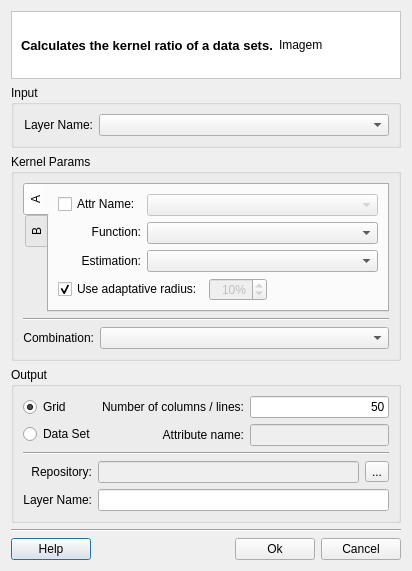
<?xml version="1.0" encoding="UTF-8"?>
<ui version="4.0">
 <class>KernelRatioDialogForm</class>
 <widget class="QDialog" name="KernelRatioDialogForm">
  <property name="geometry">
   <rect>
    <x>0</x>
    <y>0</y>
    <width>428</width>
    <height>555</height>
   </rect>
  </property>
  <property name="windowTitle">
   <string>Kernel Ratio</string>
  </property>
  <layout class="QGridLayout" name="gridLayout_31">
   <property name="sizeConstraint">
    <enum>QLayout::SetFixedSize</enum>
   </property>
   <item row="0" column="0">
    <layout class="QGridLayout" name="gridLayout_30">
     <item row="0" column="0">
      <widget class="QFrame" name="frame">
       <property name="styleSheet">
        <string notr="true">QWidget { background: white }</string>
       </property>
       <property name="frameShape">
        <enum>QFrame::StyledPanel</enum>
       </property>
       <property name="frameShadow">
        <enum>QFrame::Sunken</enum>
       </property>
       <layout class="QGridLayout" name="gridLayout_2">
        <item row="0" column="0">
         <widget class="QLabel" name="m_titleLabel">
          <property name="font">
           <font>
            <pointsize>10</pointsize>
            <weight>75</weight>
            <bold>true</bold>
           </font>
          </property>
          <property name="text">
           <string>Calculates the kernel ratio of a data sets.</string>
          </property>
         </widget>
        </item>
        <item row="0" column="1">
         <widget class="QLabel" name="m_imgLabel">
          <property name="minimumSize">
           <size>
            <width>112</width>
            <height>48</height>
           </size>
          </property>
          <property name="maximumSize">
           <size>
            <width>48</width>
            <height>48</height>
           </size>
          </property>
          <property name="text">
           <string>Imagem</string>
          </property>
         </widget>
        </item>
       </layout>
      </widget>
     </item>
     <item row="1" column="0">
      <widget class="QGroupBox" name="groupBox">
       <property name="title">
        <string>Input</string>
       </property>
       <property name="flat">
        <bool>true</bool>
       </property>
       <layout class="QGridLayout" name="gridLayout_29">
        <item row="0" column="0">
         <layout class="QGridLayout" name="gridLayout">
          <item row="0" column="0">
           <widget class="QLabel" name="label">
            <property name="minimumSize">
             <size>
              <width>70</width>
              <height>0</height>
             </size>
            </property>
            <property name="text">
             <string>Layer Name:</string>
            </property>
            <property name="alignment">
             <set>Qt::AlignRight|Qt::AlignTrailing|Qt::AlignVCenter</set>
            </property>
           </widget>
          </item>
          <item row="0" column="1">
           <widget class="QComboBox" name="m_inputLayerComboBox">
            <property name="sizePolicy">
             <sizepolicy hsizetype="MinimumExpanding" vsizetype="Fixed">
              <horstretch>0</horstretch>
              <verstretch>0</verstretch>
             </sizepolicy>
            </property>
           </widget>
          </item>
         </layout>
        </item>
       </layout>
      </widget>
     </item>
     <item row="2" column="0">
      <widget class="QGroupBox" name="groupBox_4">
       <property name="title">
        <string>Kernel Params</string>
       </property>
       <property name="flat">
        <bool>true</bool>
       </property>
       <layout class="QGridLayout" name="gridLayout_5">
        <item row="0" column="0">
         <layout class="QGridLayout" name="gridLayout_4">
          <item row="0" column="0">
           <widget class="QTabWidget" name="tabWidget">
            <property name="tabPosition">
             <enum>QTabWidget::West</enum>
            </property>
            <property name="currentIndex">
             <number>0</number>
            </property>
            <widget class="QWidget" name="tab">
             <attribute name="title">
              <string>A</string>
             </attribute>
             <layout class="QGridLayout" name="gridLayout_14">
              <item row="0" column="0">
               <layout class="QGridLayout" name="gridLayout_13">
                <item row="0" column="0">
                 <layout class="QGridLayout" name="gridLayout_12">
                  <item row="0" column="0">
                   <layout class="QGridLayout" name="gridLayout_10">
                    <item row="0" column="0">
                     <widget class="QCheckBox" name="m_useAttrLayerCheckBoxA">
                      <property name="text">
                       <string>Attr Name:</string>
                      </property>
                     </widget>
                    </item>
                    <item row="1" column="0">
                     <widget class="QLabel" name="label_2">
                      <property name="text">
                       <string>Function:</string>
                      </property>
                      <property name="alignment">
                       <set>Qt::AlignRight|Qt::AlignTrailing|Qt::AlignVCenter</set>
                      </property>
                     </widget>
                    </item>
                    <item row="2" column="0">
                     <widget class="QLabel" name="label_3">
                      <property name="text">
                       <string>Estimation:</string>
                      </property>
                      <property name="alignment">
                       <set>Qt::AlignRight|Qt::AlignTrailing|Qt::AlignVCenter</set>
                      </property>
                     </widget>
                    </item>
                   </layout>
                  </item>
                  <item row="0" column="1">
                   <layout class="QGridLayout" name="gridLayout_11">
                    <item row="0" column="0">
                     <widget class="QComboBox" name="m_attrLayerComboBoxA">
                      <property name="enabled">
                       <bool>false</bool>
                      </property>
                      <property name="sizePolicy">
                       <sizepolicy hsizetype="MinimumExpanding" vsizetype="Fixed">
                        <horstretch>0</horstretch>
                        <verstretch>0</verstretch>
                       </sizepolicy>
                      </property>
                     </widget>
                    </item>
                    <item row="1" column="0">
                     <widget class="QComboBox" name="m_functionComboBoxA">
                      <property name="sizePolicy">
                       <sizepolicy hsizetype="MinimumExpanding" vsizetype="Fixed">
                        <horstretch>0</horstretch>
                        <verstretch>0</verstretch>
                       </sizepolicy>
                      </property>
                     </widget>
                    </item>
                    <item row="2" column="0">
                     <widget class="QComboBox" name="m_estimationComboBoxA">
                      <property name="sizePolicy">
                       <sizepolicy hsizetype="MinimumExpanding" vsizetype="Fixed">
                        <horstretch>0</horstretch>
                        <verstretch>0</verstretch>
                       </sizepolicy>
                      </property>
                     </widget>
                    </item>
                   </layout>
                  </item>
                 </layout>
                </item>
                <item row="1" column="0">
                 <layout class="QGridLayout" name="gridLayout_6">
                  <item row="0" column="0">
                   <widget class="QCheckBox" name="m_useAdaptRadiusCheckBoxA">
                    <property name="text">
                     <string>Use adaptative radius:</string>
                    </property>
                    <property name="checked">
                     <bool>true</bool>
                    </property>
                   </widget>
                  </item>
                  <item row="0" column="1">
                   <widget class="QSpinBox" name="m_radiusSpinBoxA">
                    <property name="enabled">
                     <bool>false</bool>
                    </property>
                    <property name="maximumSize">
                     <size>
                      <width>100</width>
                      <height>16777215</height>
                     </size>
                    </property>
                    <property name="alignment">
                     <set>Qt::AlignRight|Qt::AlignTrailing|Qt::AlignVCenter</set>
                    </property>
                    <property name="suffix">
                     <string>%</string>
                    </property>
                    <property name="minimum">
                     <number>1</number>
                    </property>
                    <property name="maximum">
                     <number>100</number>
                    </property>
                    <property name="value">
                     <number>10</number>
                    </property>
                   </widget>
                  </item>
                  <item row="0" column="2">
                   <spacer name="horizontalSpacer_2">
                    <property name="orientation">
                     <enum>Qt::Horizontal</enum>
                    </property>
                    <property name="sizeHint" stdset="0">
                     <size>
                      <width>40</width>
                      <height>20</height>
                     </size>
                    </property>
                   </spacer>
                  </item>
                 </layout>
                </item>
               </layout>
              </item>
             </layout>
            </widget>
            <widget class="QWidget" name="tab_2">
             <attribute name="title">
              <string>B</string>
             </attribute>
             <layout class="QGridLayout" name="gridLayout_28">
              <item row="0" column="0">
               <layout class="QGridLayout" name="gridLayout_18">
                <item row="0" column="0">
                 <layout class="QGridLayout" name="gridLayout_24">
                  <item row="0" column="0">
                   <layout class="QGridLayout" name="gridLayout_25">
                    <item row="1" column="0">
                     <widget class="QLabel" name="label_9">
                      <property name="text">
                       <string>Function:</string>
                      </property>
                      <property name="alignment">
                       <set>Qt::AlignRight|Qt::AlignTrailing|Qt::AlignVCenter</set>
                      </property>
                     </widget>
                    </item>
                    <item row="2" column="0">
                     <widget class="QLabel" name="label_10">
                      <property name="text">
                       <string>Estimation:</string>
                      </property>
                      <property name="alignment">
                       <set>Qt::AlignRight|Qt::AlignTrailing|Qt::AlignVCenter</set>
                      </property>
                     </widget>
                    </item>
                    <item row="0" column="0">
                     <widget class="QCheckBox" name="m_useAttrLayerCheckBoxB">
                      <property name="layoutDirection">
                       <enum>Qt::LeftToRight</enum>
                      </property>
                      <property name="text">
                       <string>Attr Name:</string>
                      </property>
                     </widget>
                    </item>
                   </layout>
                  </item>
                  <item row="0" column="1">
                   <layout class="QGridLayout" name="gridLayout_26">
                    <item row="1" column="0">
                     <widget class="QComboBox" name="m_functionComboBoxB">
                      <property name="sizePolicy">
                       <sizepolicy hsizetype="MinimumExpanding" vsizetype="Fixed">
                        <horstretch>0</horstretch>
                        <verstretch>0</verstretch>
                       </sizepolicy>
                      </property>
                     </widget>
                    </item>
                    <item row="2" column="0">
                     <widget class="QComboBox" name="m_estimationComboBoxB">
                      <property name="sizePolicy">
                       <sizepolicy hsizetype="MinimumExpanding" vsizetype="Fixed">
                        <horstretch>0</horstretch>
                        <verstretch>0</verstretch>
                       </sizepolicy>
                      </property>
                     </widget>
                    </item>
                    <item row="0" column="0">
                     <widget class="QComboBox" name="m_attrLayerComboBoxB">
                      <property name="enabled">
                       <bool>false</bool>
                      </property>
                     </widget>
                    </item>
                   </layout>
                  </item>
                 </layout>
                </item>
                <item row="1" column="0">
                 <layout class="QGridLayout" name="gridLayout_27">
                  <item row="0" column="0">
                   <widget class="QCheckBox" name="m_useAdaptRadiusCheckBoxB">
                    <property name="text">
                     <string>Use adaptative radius:</string>
                    </property>
                    <property name="checked">
                     <bool>true</bool>
                    </property>
                   </widget>
                  </item>
                  <item row="0" column="1">
                   <widget class="QSpinBox" name="m_radiusSpinBoxB">
                    <property name="enabled">
                     <bool>false</bool>
                    </property>
                    <property name="maximumSize">
                     <size>
                      <width>100</width>
                      <height>16777215</height>
                     </size>
                    </property>
                    <property name="alignment">
                     <set>Qt::AlignRight|Qt::AlignTrailing|Qt::AlignVCenter</set>
                    </property>
                    <property name="suffix">
                     <string>%</string>
                    </property>
                    <property name="minimum">
                     <number>1</number>
                    </property>
                    <property name="maximum">
                     <number>100</number>
                    </property>
                    <property name="value">
                     <number>10</number>
                    </property>
                   </widget>
                  </item>
                  <item row="0" column="2">
                   <spacer name="horizontalSpacer_3">
                    <property name="orientation">
                     <enum>Qt::Horizontal</enum>
                    </property>
                    <property name="sizeHint" stdset="0">
                     <size>
                      <width>40</width>
                      <height>20</height>
                     </size>
                    </property>
                   </spacer>
                  </item>
                 </layout>
                </item>
               </layout>
              </item>
             </layout>
            </widget>
           </widget>
          </item>
          <item row="1" column="0">
           <widget class="Line" name="line_3">
            <property name="orientation">
             <enum>Qt::Horizontal</enum>
            </property>
           </widget>
          </item>
          <item row="2" column="0">
           <layout class="QGridLayout" name="gridLayout_3">
            <item row="0" column="1">
             <widget class="QComboBox" name="m_combinationComboBox">
              <property name="sizePolicy">
               <sizepolicy hsizetype="MinimumExpanding" vsizetype="Fixed">
                <horstretch>0</horstretch>
                <verstretch>0</verstretch>
               </sizepolicy>
              </property>
             </widget>
            </item>
            <item row="0" column="0">
             <widget class="QLabel" name="label_8">
              <property name="text">
               <string>Combination:</string>
              </property>
              <property name="alignment">
               <set>Qt::AlignRight|Qt::AlignTrailing|Qt::AlignVCenter</set>
              </property>
             </widget>
            </item>
           </layout>
          </item>
         </layout>
        </item>
       </layout>
      </widget>
     </item>
     <item row="3" column="0">
      <widget class="QGroupBox" name="groupBox_3">
       <property name="sizePolicy">
        <sizepolicy hsizetype="Preferred" vsizetype="Preferred">
         <horstretch>0</horstretch>
         <verstretch>0</verstretch>
        </sizepolicy>
       </property>
       <property name="title">
        <string>Output</string>
       </property>
       <property name="flat">
        <bool>true</bool>
       </property>
       <layout class="QGridLayout" name="gridLayout_23">
        <item row="0" column="0">
         <layout class="QGridLayout" name="gridLayout_22">
          <item row="0" column="0">
           <layout class="QGridLayout" name="gridLayout_19">
            <item row="0" column="0">
             <layout class="QGridLayout" name="gridLayout_15">
              <item row="0" column="0">
               <widget class="QRadioButton" name="m_gridRadioButton">
                <property name="text">
                 <string>Grid</string>
                </property>
                <property name="checked">
                 <bool>true</bool>
                </property>
               </widget>
              </item>
              <item row="1" column="0">
               <widget class="QRadioButton" name="m_attrRadioButton">
                <property name="text">
                 <string>Data Set</string>
                </property>
               </widget>
              </item>
             </layout>
            </item>
            <item row="0" column="1">
             <layout class="QGridLayout" name="gridLayout_17">
              <item row="0" column="0">
               <widget class="QLabel" name="label_5">
                <property name="text">
                 <string>Number of columns / lines:</string>
                </property>
                <property name="alignment">
                 <set>Qt::AlignRight|Qt::AlignTrailing|Qt::AlignVCenter</set>
                </property>
               </widget>
              </item>
              <item row="1" column="0">
               <widget class="QLabel" name="label_7">
                <property name="text">
                 <string>Attribute name:</string>
                </property>
                <property name="alignment">
                 <set>Qt::AlignRight|Qt::AlignTrailing|Qt::AlignVCenter</set>
                </property>
               </widget>
              </item>
             </layout>
            </item>
            <item row="0" column="2">
             <layout class="QGridLayout" name="gridLayout_16">
              <item row="0" column="0">
               <widget class="QLineEdit" name="m_nColsLineEdit">
                <property name="text">
                 <string>50</string>
                </property>
                <property name="alignment">
                 <set>Qt::AlignRight|Qt::AlignTrailing|Qt::AlignVCenter</set>
                </property>
               </widget>
              </item>
              <item row="1" column="0">
               <widget class="QLineEdit" name="m_attrNameLineEdit">
                <property name="enabled">
                 <bool>false</bool>
                </property>
               </widget>
              </item>
             </layout>
            </item>
           </layout>
          </item>
          <item row="1" column="0">
           <widget class="Line" name="line_2">
            <property name="orientation">
             <enum>Qt::Horizontal</enum>
            </property>
           </widget>
          </item>
          <item row="2" column="0">
           <layout class="QGridLayout" name="gridLayout_21">
            <item row="0" column="0">
             <layout class="QGridLayout" name="gridLayout_7">
              <item row="0" column="0">
               <widget class="QLabel" name="label_6">
                <property name="text">
                 <string>Repository:</string>
                </property>
                <property name="alignment">
                 <set>Qt::AlignRight|Qt::AlignTrailing|Qt::AlignVCenter</set>
                </property>
               </widget>
              </item>
              <item row="1" column="0">
               <widget class="QLabel" name="label_4">
                <property name="text">
                 <string>Layer Name:</string>
                </property>
                <property name="alignment">
                 <set>Qt::AlignRight|Qt::AlignTrailing|Qt::AlignVCenter</set>
                </property>
               </widget>
              </item>
             </layout>
            </item>
            <item row="0" column="1">
             <layout class="QGridLayout" name="gridLayout_20">
              <item row="0" column="0">
               <layout class="QGridLayout" name="gridLayout_8">
                <item row="0" column="0">
                 <widget class="QLineEdit" name="m_repositoryLineEdit">
                  <property name="enabled">
                   <bool>false</bool>
                  </property>
                 </widget>
                </item>
                <item row="0" column="1">
                 <widget class="QToolButton" name="m_targetFileToolButton">
                  <property name="minimumSize">
                   <size>
                    <width>0</width>
                    <height>0</height>
                   </size>
                  </property>
                  <property name="text">
                   <string>...</string>
                  </property>
                 </widget>
                </item>
               </layout>
              </item>
              <item row="1" column="0">
               <widget class="QLineEdit" name="m_newLayerNameLineEdit">
                <property name="readOnly">
                 <bool>false</bool>
                </property>
               </widget>
              </item>
             </layout>
            </item>
           </layout>
          </item>
         </layout>
        </item>
       </layout>
      </widget>
     </item>
     <item row="4" column="0">
      <layout class="QGridLayout" name="gridLayout_9">
       <item row="0" column="0" colspan="4">
        <widget class="Line" name="line">
         <property name="orientation">
          <enum>Qt::Horizontal</enum>
         </property>
        </widget>
       </item>
       <item row="1" column="0">
        <widget class="te::qt::widgets::HelpPushButton" name="m_helpPushButton">
         <property name="text">
          <string>Help</string>
         </property>
        </widget>
       </item>
       <item row="1" column="1">
        <spacer name="horizontalSpacer">
         <property name="orientation">
          <enum>Qt::Horizontal</enum>
         </property>
         <property name="sizeHint" stdset="0">
          <size>
           <width>40</width>
           <height>20</height>
          </size>
         </property>
        </spacer>
       </item>
       <item row="1" column="2">
        <widget class="QPushButton" name="m_okPushButton">
         <property name="text">
          <string>Ok</string>
         </property>
        </widget>
       </item>
       <item row="1" column="3">
        <widget class="QPushButton" name="m_cancelPushButton">
         <property name="text">
          <string>Cancel</string>
         </property>
        </widget>
       </item>
      </layout>
     </item>
    </layout>
   </item>
  </layout>
 </widget>
 <customwidgets>
  <customwidget>
   <class>te::qt::widgets::HelpPushButton</class>
   <extends>QPushButton</extends>
   <header>terralib/qt/widgets/help/HelpPushButton.h</header>
  </customwidget>
 </customwidgets>
 <tabstops>
  <tabstop>m_inputLayerComboBox</tabstop>
  <tabstop>tabWidget</tabstop>
  <tabstop>m_useAttrLayerCheckBoxA</tabstop>
  <tabstop>m_attrLayerComboBoxA</tabstop>
  <tabstop>m_functionComboBoxA</tabstop>
  <tabstop>m_estimationComboBoxA</tabstop>
  <tabstop>m_useAdaptRadiusCheckBoxA</tabstop>
  <tabstop>m_radiusSpinBoxA</tabstop>
  <tabstop>m_useAttrLayerCheckBoxB</tabstop>
  <tabstop>m_attrLayerComboBoxB</tabstop>
  <tabstop>m_functionComboBoxB</tabstop>
  <tabstop>m_estimationComboBoxB</tabstop>
  <tabstop>m_useAdaptRadiusCheckBoxB</tabstop>
  <tabstop>m_radiusSpinBoxB</tabstop>
  <tabstop>m_combinationComboBox</tabstop>
  <tabstop>m_gridRadioButton</tabstop>
  <tabstop>m_nColsLineEdit</tabstop>
  <tabstop>m_attrRadioButton</tabstop>
  <tabstop>m_attrNameLineEdit</tabstop>
  <tabstop>m_repositoryLineEdit</tabstop>
  <tabstop>m_targetFileToolButton</tabstop>
  <tabstop>m_newLayerNameLineEdit</tabstop>
  <tabstop>m_okPushButton</tabstop>
  <tabstop>m_cancelPushButton</tabstop>
  <tabstop>m_helpPushButton</tabstop>
 </tabstops>
 <resources/>
 <connections>
  <connection>
   <sender>m_useAttrLayerCheckBoxA</sender>
   <signal>toggled(bool)</signal>
   <receiver>m_attrLayerComboBoxA</receiver>
   <slot>setEnabled(bool)</slot>
   <hints>
    <hint type="sourcelabel">
     <x>108</x>
     <y>158</y>
    </hint>
    <hint type="destinationlabel">
     <x>366</x>
     <y>155</y>
    </hint>
   </hints>
  </connection>
  <connection>
   <sender>m_useAdaptRadiusCheckBoxA</sender>
   <signal>toggled(bool)</signal>
   <receiver>m_radiusSpinBoxA</receiver>
   <slot>setDisabled(bool)</slot>
   <hints>
    <hint type="sourcelabel">
     <x>92</x>
     <y>314</y>
    </hint>
    <hint type="destinationlabel">
     <x>224</x>
     <y>316</y>
    </hint>
   </hints>
  </connection>
  <connection>
   <sender>m_gridRadioButton</sender>
   <signal>toggled(bool)</signal>
   <receiver>m_nColsLineEdit</receiver>
   <slot>setEnabled(bool)</slot>
   <hints>
    <hint type="sourcelabel">
     <x>87</x>
     <y>383</y>
    </hint>
    <hint type="destinationlabel">
     <x>404</x>
     <y>384</y>
    </hint>
   </hints>
  </connection>
  <connection>
   <sender>m_attrRadioButton</sender>
   <signal>toggled(bool)</signal>
   <receiver>m_attrNameLineEdit</receiver>
   <slot>setEnabled(bool)</slot>
   <hints>
    <hint type="sourcelabel">
     <x>87</x>
     <y>408</y>
    </hint>
    <hint type="destinationlabel">
     <x>404</x>
     <y>410</y>
    </hint>
   </hints>
  </connection>
  <connection>
   <sender>m_cancelPushButton</sender>
   <signal>released()</signal>
   <receiver>KernelRatioDialogForm</receiver>
   <slot>reject()</slot>
   <hints>
    <hint type="sourcelabel">
     <x>416</x>
     <y>529</y>
    </hint>
    <hint type="destinationlabel">
     <x>427</x>
     <y>470</y>
    </hint>
   </hints>
  </connection>
  <connection>
   <sender>m_useAttrLayerCheckBoxB</sender>
   <signal>toggled(bool)</signal>
   <receiver>m_attrLayerComboBoxB</receiver>
   <slot>setEnabled(bool)</slot>
   <hints>
    <hint type="sourcelabel">
     <x>90</x>
     <y>177</y>
    </hint>
    <hint type="destinationlabel">
     <x>141</x>
     <y>177</y>
    </hint>
   </hints>
  </connection>
 </connections>
</ui>
